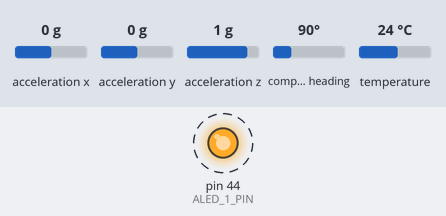
Bench run of a sketch on a simulated Arduino Mega 2560, built with avr-gcc and run on an emulated ATmega2560. Parts: output pins drawn as LEDs (lit = HIGH). Dashed ring = blinking. The inputs (shaded band) are chosen by the test bench; at power-on: acceleration x 0 g, acceleration y 0 g, acceleration z 1 g, compass heading 90°, temperature 24 °C. What the sketch prints to the serial monitor is not drawn.

Above: at 1.5 s.
Timing chart, 0 to 5.6 s (numbered marks = the images above):
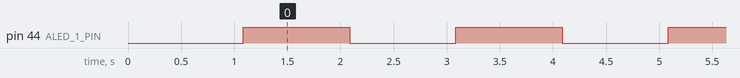

Measured:
- by itself, pin 44 (ALED_1_PIN): alternates HIGH for 1.0 s and LOW for 1.0 s, 13 changes in all, then stays HIGH

The sketch:

IMU.ino
```cpp
#include <Wire.h>
#include <Adafruit_Sensor.h>
#include <Adafruit_BNO055.h>
#include <utility/imumaths.h>

/* This driver reads raw data from the BNO055

   Connections
   ===========
   Connect SCL to analog 5
   Connect SDA to analog 4
   Connect VDD to 3.3V DC
   Connect GROUND to common ground

   History
   =======
   2015/MAR/03  - First release (KTOWN)
*/

const int ALED_1_PIN = 44;

unsigned long last_millis = millis();
unsigned long now_millis = millis();
unsigned long delta_t = 0;

float filt_heave_acc = 0.0;
float weight = 0.95;

float heave_vel = 0.0;

float heave = 0.0;

float heave_acc = 0.0;

float heave_acc_offset = 0.0;
float heave_acc_roll_avg_weight = 0.005; // larger converges faster but is more sensitive to noise
unsigned long accel_init_timer = millis();
bool accel_init = false;

bool oneshot = false;

/* Set the delay between fresh samples */
#define BNO055_SAMPLERATE_DELAY_MS (10)

Adafruit_BNO055 bno = Adafruit_BNO055();

uint8_t system, gyro, accel, mag = 0;
/**************************************************************************/
/*
    Arduino setup function (automatically called at startup)
*/
/**************************************************************************/
void setup(void)
{
  pinMode(ALED_1_PIN, OUTPUT);

  Serial1.begin(9600);
  Serial2.begin(9600);

  Serial.begin(9600);
  Serial.println("Orientation Sensor Raw Data Test"); Serial.println("");

  /* Initialise the sensor */
  if (!bno.begin())
  {
    /* There was a problem detecting the BNO055 ... check your connections */
    Serial.print("Ooops, no BNO055 detected ... Check your wiring or I2C ADDR!");
    while (1);
  }

  delay(1000);

  /* Display the current temperature */
  int8_t temp = bno.getTemp();
  Serial.print("Current Temperature: ");
  Serial.print(temp);
  Serial.println(" C");
  Serial.println("");

  bno.setExtCrystalUse(true);

  Serial.println("Calibration status values: 0=uncalibrated, 3=fully calibrated");
}

/**************************************************************************/
/*
    Arduino loop function, called once 'setup' is complete (your own code
    should go here)
*/
/**************************************************************************/
void loop(void)
{
  now_millis = millis();

  // Possible vector values can be:
  // - VECTOR_ACCELEROMETER - m/s^2
  // - VECTOR_MAGNETOMETER  - uT
  // - VECTOR_GYROSCOPE     - rad/s
  // - VECTOR_EULER         - degrees
  // - VECTOR_LINEARACCEL   - m/s^2
  // - VECTOR_GRAVITY       - m/s^2
  imu::Vector<3> euler = bno.getVector(Adafruit_BNO055::VECTOR_EULER);
  imu::Vector<3> vaccel = bno.getVector(Adafruit_BNO055::VECTOR_LINEARACCEL);
  imu::Vector<3> vgrav = bno.getVector(Adafruit_BNO055::VECTOR_GRAVITY);

  //  if ((system == 3 && gyro == 3 && accel == 3 && mag == 3) || (system == 3 && accel == 3)) {
  if ((system == 3 && gyro == 3 && accel == 3 && mag == 3) || (system == 3)) {
    if (oneshot == false) {
      oneshot = true;
      for (int count = 0; count < 6; count++) {
        digitalWrite(ALED_1_PIN, HIGH);
        delay(1000);
        digitalWrite(ALED_1_PIN, LOW);
        delay(1000);
      }
    }
    // will probably need to be made longer or different or based on button press
    digitalWrite(ALED_1_PIN, HIGH);


    /* Display the floating point data */
    //    Serial.print("X: ");
    //    Serial.print(euler.x());
    //    Serial.print(" Y: ");
    //    Serial.print(euler.y());
    //    Serial.print(" Z: ");
    //    Serial.print(euler.z());
    //    Serial.print("\t\t");
    //
    //    Serial.print("X: ");
    //    Serial.print(vaccel.x());
    //    Serial.print(" Y: ");
    //    Serial.print(vaccel.y());
    //    Serial.print(" Z: ");
    //    Serial.print(vaccel.z());
    //    Serial.println("\t\t");

    //    Serial.println(vaccel.x());
    //    Serial1.println(vaccel.y());


    delta_t = now_millis - last_millis;
    last_millis = now_millis;

    weight = 0.2;
    filt_heave_acc = filt_heave_acc * (1 - weight) + vaccel.z() * (weight);

    if (now_millis - accel_init_timer < 61000 && accel_init == false ) { // 60 second initialization period
      heave_acc_offset = heave_acc_offset * (1 - heave_acc_roll_avg_weight) + heave_acc_roll_avg_weight * filt_heave_acc ; // very slow smoothing
      Serial.print(heave_acc_offset);
      Serial.print(",");
      Serial.println(filt_heave_acc);
    }
    else if (now_millis - accel_init_timer > 61000 && accel_init == false ) {
      accel_init = true;
    }

    if (accel_init) {

      if (filt_heave_acc - heave_acc_offset > 0.1) {
        heave_acc =  filt_heave_acc - heave_acc_offset;
      }
      else {
        heave_acc = 0; // thresholding
      }

      heave = heave + (heave_vel * delta_t) / 1000 + 0.5 * ( heave_acc * delta_t*delta_t) / (1000 * 1000) ;
      heave_vel = heave_vel + (heave_acc * delta_t) / 1000;

      Serial.print(heave);
      Serial.print(",");
      Serial.print(heave_vel);
      Serial.print(",");
      //      Serial.print(vaccel.z());
      //      Serial.print(",");
      //      Serial.print(filt_heave_acc);
      //      Serial.print(",");
      Serial.println(filt_heave_acc - heave_acc_offset);
    }
  }
  else {
    digitalWrite(ALED_1_PIN, LOW);
    /* Display calibration status for each sensor. */

    bno.getCalibration(&system, &gyro, &accel, &mag);
    Serial.print("CALIBRATION: Sys=");
    Serial.print(system, DEC);
    Serial.print(" Gyro=");
    Serial.print(gyro, DEC);
    Serial.print(" Accel=");
    Serial.print(accel, DEC);
    Serial.print(" Mag=");
    Serial.println(mag, DEC);
  }
  delay(BNO055_SAMPLERATE_DELAY_MS);
}
```
